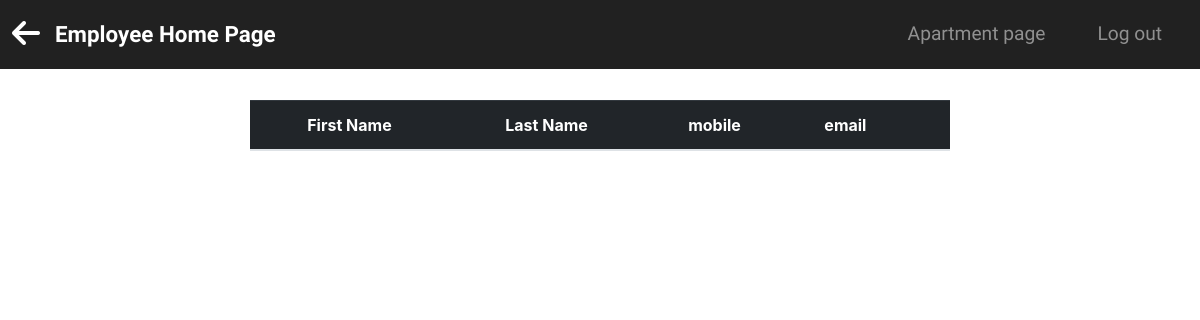
Page /rem_list/8 on the earlier database version.
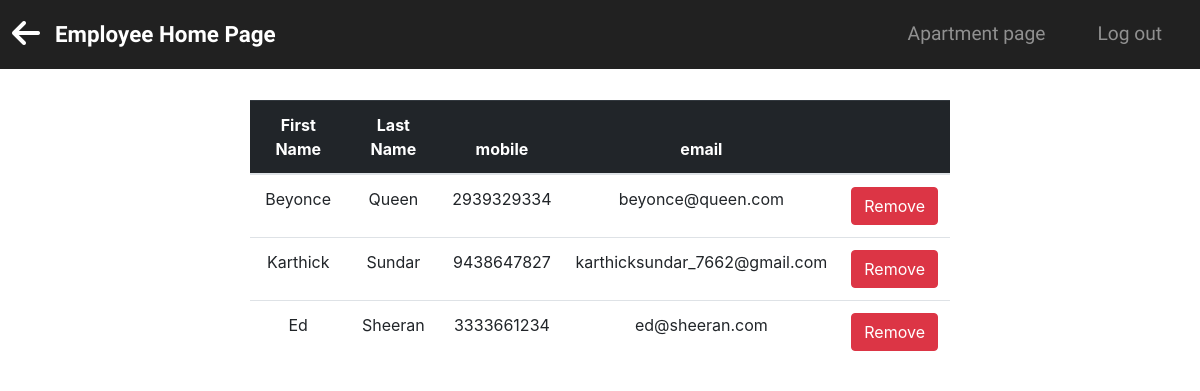
Same page on the later database version.
### rems/models.py (models this page shows, shortened)
class Employee(db.Model):
    __tablename__ = 'employee'
    id = db.Column(db.Integer, primary_key=True)
    fname = db.Column(db.String(25), index=True, unique=False)
    lname = db.Column(db.String(25), index=True, unique=False)
    mobile = db.Column(db.String(10), index=True, unique=True)
    emer_num = db.Column(db.String(10), index=False, unique=False)
    dob = db.Column(db.DateTime, nullable=False)
    email = db.Column(db.String(120), index=True, unique=True)
    gender = db.Column(db.String(10), index=True, unique=False)
    service_id = db.Column(db.Integer, db.ForeignKey('service.id'))
    user = db.relationship("User", uselist=False, backref="employee")
    receiver = db.relationship("Transaction", uselist=False, backref="employee")

### rems/routes.py (the view)
@app.route('/rem_list/<int:id>')
def emp_list(id):
    headings = ("First Name", "Last Name", "mobile", "email", " ")
    emps = Employee.query.filter_by(service_id=id).all()
    return render_template('emp_rlist.html', headings=headings, data=emps)

### rems/templates/emp_rlist.html (shortened to what this page needs)
{% extends 'removal_list.html' %}
{% block nav %}
    <a href="{{ url_for('rem_employee') }}"><i class="fas fa-arrow-left fa-2x"></i></a>
{% endblock %}
{% block content %}
    <table class="table table-hover">
        <thead class="table-dark">
        <tr>
            {% for header in headings %}
                <th>{{ header }}</th>
            {% endfor %}
        </tr>
        </thead>
        {% for emp in data %}
            <tr>
                <td> {{ emp.fname }}</td>
                <td> {{ emp.lname }} </td>
                <td> {{ emp.mobile }} </td>
                <td> {{ emp.email }} </td>
                <td>
                    <button type="button" class="btn btn-danger "><a
                            href="{{ url_for('delete_emp',id=emp.id) }}" class="anchor">Remove</a></button>
                </td>
            </tr>
        {% endfor %}
    </table>
{% endblock %}

### rems/templates/removal_list.html (shortened to what this page needs)
<!DOCTYPE html>
<html lang="en">
<head>
    <link href="//maxcdn.bootstrapcdn.com/bootstrap/4.1.1/css/bootstrap.min.css" rel="stylesheet" id="bootstrap-css">
    <link rel="stylesheet" type="text/css" href="{{ url_for('static', filename= 'css/list.css') }}">
</head>
<body>
<section id="title">
    <div class="container-fluid">
        <nav class="navbar navbar-expand-lg navbar-dark fixed-top">
            {% block nav %}
            {% endblock %}
            <a class="navbar-brand " href="{{ url_for('home2') }}">Employee Home Page</a>
            <div class="collapse navbar-collapse" id="navbarSupportedContent">
                <ul class="navbar-nav ml-auto">
                    <li class="nav-item">
                        <a class="nav-link" href="{{ url_for('index') }}">Apartment page</a>
                    </li>
                    <li class="nav-item">
                        <a class="nav-link" href="{{ url_for('logout') }}">Log out</a>
                    </li>
                </ul>
            </div>
        </nav>
    </div>
</section>
<section class="white-section">
    {% block content %}
    {% endblock %}
</section>
</body>
</html>

### rems/static/css/list.css (style rules this page uses)
.white-section { padding-top: 100px; width: 700px; text-align: center; margin: auto; }
#title { text-align: center; }
.fas { color: #fff; padding-right: 15px; }
.navbar { padding: 1%; background-color:#212121; }
.navbar-brand { font-family: "Ubuntu"; font-size: 1.4rem; font-weight: bold; }
.nav-item { padding: 0 18px; font-family: "Ubuntu"; }
.nav-link { font-size: 1.2rem; font-family: "Ubuntu"; }
.anchor { color: #fff; text-decoration: none; }

Differences in the rows shown:
added Employee: fname "Beyonce", lname "Queen", mobile "2939329334", email "beyonce@queen.com"
added Employee: fname "Karthick", lname "Sundar", mobile "9438647827", email "karthicksundar_7662@gmail.com"
added Employee: fname "Ed", lname "Sheeran", mobile "3333661234", email "ed@sheeran.com"
